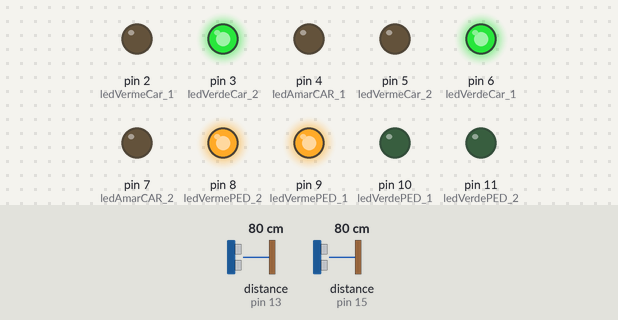
Simulated run of this sketch. Board: Arduino Uno, built with avr-gcc and run on an emulated ATmega328P. Shown: output pins drawn as LEDs (lit = HIGH). Wiring (inferred from the names in the program): 2 × ultrasonic range finder: trigger pin 12, echo pin 13 / trigger pin 14, echo pin 15. The test bench sets the inputs (shaded band); at power-on: distance to the obstacle (sensors on pin 13, pin 15) 80 cm. The echo pulse lasts 58.3 µs per cm; pins used as bus, display or sensor lines are not drawn.

Above: at 1.2 s.
1.3 s: distance to the obstacle (sensor on pin 13) set to 56 cm
2.8 s: distance to the obstacle (sensor on pin 13) set to 48 cm
At 4.0 s:
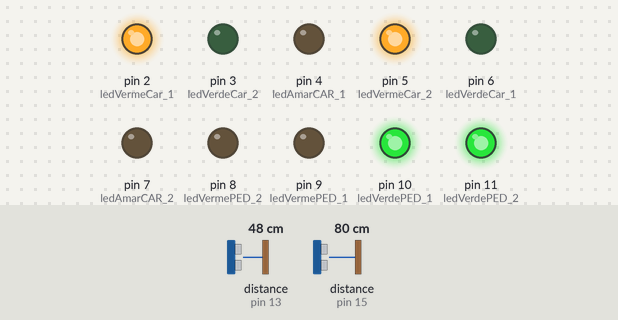
Timing chart, 0 to 5.8 s (numbered marks = the images above; inputs shaded):
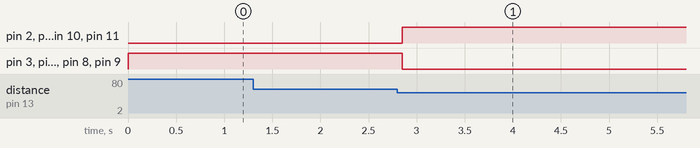

Measured:
- the behaviour switches between 52 and 51 cm on distance to the obstacle (sensor on pin 13) (found by bisection; images 0 and 1)
- after the input at 1.3 s, every drawn part: stays the same
- after the input at 2.8 s, pin 2 (ledVermeCar_1), pin 5 (ledVermeCar_2), pin 10 (ledVerdePED_1), pin 11 (ledVerdePED_2): LOW → HIGH after 0.05 s; pin 3 (ledVerdeCar_2), pin 6 (ledVerdeCar_1), pin 8 (ledVermePED_2), pin 9 (ledVermePED_1): HIGH → LOW after 0.05 s

The sketch:

semaforo_pedestre_e_outro1.ino
```cpp
#define TRIG_Azul 12
#define ECHO_Azul 13
#define TRIG_Turquesa 14
#define ECHO_Turquesa 15
#define MAX_DISTANCE 200 // Distância máxima para verificar em cm

// Pinos dos LEDs
int ledVerdeCar_1 = 6;
int ledVerdeCar_2 = 3;
int ledVerdePED_1 = 10;
int ledVerdePED_2 = 11;
int ledVermeCar_1 = 2;
int ledVermeCar_2 = 5;
int ledVermePED_1 = 9;
int ledVermePED_2 = 8;
int ledAmarCAR_1 = 4;
int ledAmarCAR_2 = 7;

bool pedestrianDetected = false;

void setup() {
  Serial.begin(9600);
  pinMode(TRIG_Azul, OUTPUT);
  pinMode(ECHO_Azul, INPUT);
  pinMode(TRIG_Turquesa, OUTPUT);
  pinMode(ECHO_Turquesa, INPUT);

  // LEDs
  pinMode(ledVerdeCar_1, OUTPUT);
  pinMode(ledVerdeCar_2, OUTPUT);
  pinMode(ledVerdePED_1, OUTPUT);
  pinMode(ledVerdePED_2, OUTPUT);
  pinMode(ledVermeCar_1, OUTPUT);
  pinMode(ledVermeCar_2, OUTPUT);
  pinMode(ledVermePED_1, OUTPUT);
  pinMode(ledVermePED_2, OUTPUT);
  pinMode(ledAmarCAR_1, OUTPUT);
  pinMode(ledAmarCAR_2, OUTPUT);

  // Inicializa os semáforos
  initializeTrafficLights();
}

void loop() {
  delay(100);

  // Medidas dos dois sensores
  long distance1 = measureDistance(TRIG_Azul, ECHO_Azul);
  long distance2 = measureDistance(TRIG_Turquesa, ECHO_Turquesa);

  // Verifica a presença de pedestres
  pedestrianDetected = (distance1 > 0 && distance1 <= 50) || (distance2 > 0 && distance2 <= 50);

  if (pedestrianDetected) {
    switchToPedestrianMode();
    delay(15000); // Espera por 15 segundos
  } else {
    switchToCarMode();
  }
}

// Função para medir a distância
long measureDistance(int trigPin, int echoPin) {
  digitalWrite(trigPin, LOW);
  delayMicroseconds(2);
  digitalWrite(trigPin, HIGH);
  delayMicroseconds(10);
  digitalWrite(trigPin, LOW);

  long duration = pulseIn(echoPin, HIGH);
  long distance = (duration * 0.034) / 2; // Divide por 2 porque vai e volta

  return distance;
}

void initializeTrafficLights() {
  // Semáforos dos carros verdes no início
  digitalWrite(ledVermeCar_1, LOW);
  digitalWrite(ledVerdeCar_1, HIGH);
  digitalWrite(ledVermeCar_2, LOW);
  digitalWrite(ledVerdeCar_2, HIGH);
  digitalWrite(ledVermePED_1, HIGH);
  digitalWrite(ledVerdePED_1, LOW);
  digitalWrite(ledVermePED_2, HIGH);
  digitalWrite(ledVerdePED_2, LOW);
  digitalWrite(ledAmarCAR_1, LOW);
  digitalWrite(ledAmarCAR_2, LOW);
}

void switchToPedestrianMode() {
  // Desliga os semáforos verdes dos carros, e liga os verdes dos pedestres
  digitalWrite(ledVermeCar_1, HIGH);
  digitalWrite(ledVerdeCar_1, LOW);
  digitalWrite(ledVermeCar_2, HIGH);
  digitalWrite(ledVerdeCar_2, LOW);
  digitalWrite(ledVermePED_1, LOW);
  digitalWrite(ledVerdePED_1, HIGH);
  digitalWrite(ledVermePED_2, LOW);
  digitalWrite(ledVerdePED_2, HIGH);
  digitalWrite(ledAmarCAR_1, LOW);
  digitalWrite(ledAmarCAR_2, LOW);
}

void switchToCarMode() {
  // Restaura os semáforos dos carros
  digitalWrite(ledVermeCar_1, LOW);
  digitalWrite(ledVerdeCar_1, HIGH);
  digitalWrite(ledVermeCar_2, LOW);
  digitalWrite(ledVerdeCar_2, HIGH);
  digitalWrite(ledVermePED_1, HIGH);
  digitalWrite(ledVerdePED_1, LOW);
  digitalWrite(ledVermePED_2, HIGH);
  digitalWrite(ledVerdePED_2, LOW);
  digitalWrite(ledAmarCAR_1, LOW);
  digitalWrite(ledAmarCAR_2, LOW);
}
```
